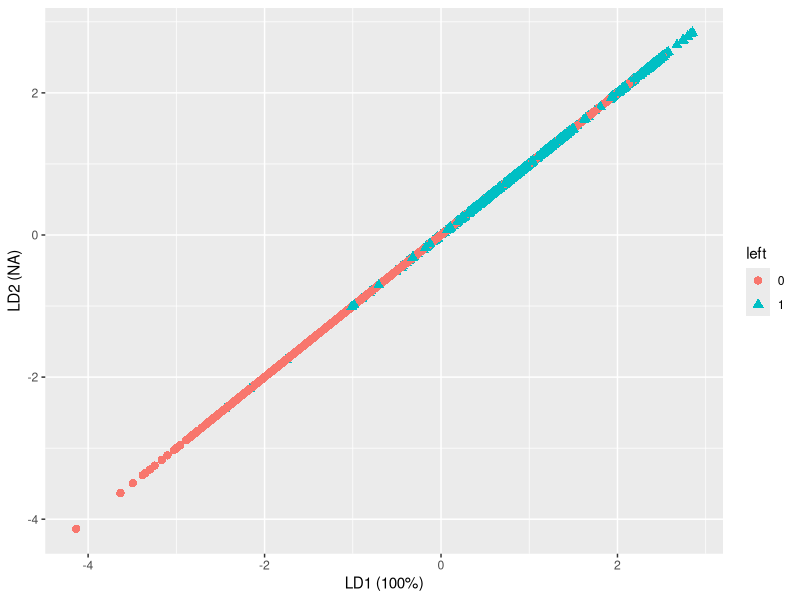

Source code (R):
## ---- chunk 1
knitr::opts_chunk$set(echo = TRUE)
## ---- chunk 2
library(readr)
HR_comma_sep_v2 <- read_csv("../../final_files/databases/HR_comma_sep_v2.csv")
## ---- chunk 3
library(caret)
require(MASS)
## ---- chunk 4
split<-0.80
trainIndex <- createDataPartition(HR_comma_sep_v2$left, p=split, list=FALSE)
train <- HR_comma_sep_v2[ trainIndex,]
test <- HR_comma_sep_v2[-trainIndex,]
## ---- chunk 5
lda <- lda(left ~.,data=train)
lda
## ---- chunk 6
plda <- predict(object = lda, newdata = test)
prcla<-plda$class
table<-table(test$left, prcla, dnn = c('Actual Group','Predicted Group'))
accuracy<-sum(diag(prop.table(table)))
accuracy
table
## ---- chunk 7
require(ggplot2)
require(scales)
require(gridExtra)
## ---- chunk 8
prop.lda <- lda$svd^2/sum(lda$svd^2)
test$left<-factor(test$left)
dataset<-data.frame(left = test[,"left"], lda = plda$x)
p1 <- ggplot(dataset) + geom_point(aes(plda$x, plda$x, colour = left, shape = left), size = 2.5) + 
  labs(x = paste("LD1 (", percent(prop.lda[1]), ")", sep=""),
       y = paste("LD2 (", percent(prop.lda[2]), ")", sep=""))
p1
## ---- chunk 9
ldacv<-lda(left ~.,data=HR_comma_sep_v2, CV=TRUE)
probstay<-ldacv$posterior[,1]
predictioncv<-ifelse(probstay<0.5, 1, 0)
reavalues<-HR_comma_sep_v2$left
table<-table(HR_comma_sep_v2$left, predictioncv, dnn = c('Actual Group','Predicted Group'))
accuracy<-sum(diag(prop.table(table)))
accuracy
table
